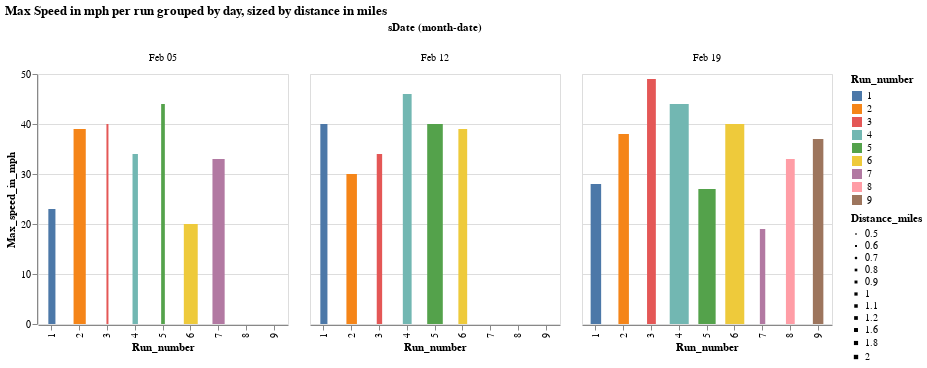

The notebook cell this image was saved under:
### Code cell
alt.Chart(df).mark_bar().encode(
    x="Run_number:O",
    y='Max_speed_in_mph:Q',
    column='monthdate(sDate):N',
    color='Run_number:N', size='Distance_miles:O',
    tooltip = ['sDate', 'Run_number', 'Distance_miles','Max_speed_in_mph'],
).properties(width=250, height=250, title="Max Speed in mph per run grouped by day, sized by distance in miles").interactive()

### Figure 1 — Vega-Lite specification as saved in the notebook (floating-point values rounded to 4 significant figures)
{"config": {"view": {"continuousWidth": 400, "continuousHeight": 300}}, "data": {"name": "data-0e0751e05bee03397e04ca1bd138d4cf"}, "mark": "bar", "encoding": {"color": {"field": "Run_number", "type": "nominal"}, "column": {"field": "sDate", "timeUnit": "monthdate", "type": "nominal"}, "size": {"field": "Distance_miles", "type": "ordinal"}, "tooltip": [{"field": "sDate", "type": "nominal"}, {"field": "Run_number", "type": "quantitative"}, {"field": "Distance_miles", "type": "quantitative"}, {"field": "Max_speed_in_mph", "type": "quantitative"}], "x": {"field": "Run_number", "type": "ordinal"}, "y": {"field": "Max_speed_in_mph", "type": "quantitative"}}, "height": 250, "selection": {"selector030": {"type": "interval", "bind": "scales", "encodings": ["x", "y"]}}, "title": "Max Speed in mph per run grouped by day, sized by distance in miles", "width": 250, "$schema": "https://vega.github.io/schema/vega-lite/v4.17.0.json", "datasets": {"data-0e0751e05bee03397e04ca1bd138d4cf": [{"Date": "2022-02-05T00:00:00", "Run_number": 1, "Vertical_feet_per_run": 450, "Distance_miles": 0.8, "Max_speed_in_mph": 23, "sDate": "05 Feb 2022", "sno": 0, "img": "https://raw.githubusercontent.com/sushmaakoju/skiing-data-visualization/main/skiing-img.png"}, {"Date": "2022-02-05T00:00:00", "Run_number": 2, "Vertical_feet_per_run": 500, "Distance_miles": 1.1, "Max_speed_in_mph": 39, "sDate": "05 Feb 2022", "sno": 1, "img": "https://raw.githubusercontent.com/sushmaakoju/skiing-data-visualization/main/skiing-img.png"}, {"Date": "2022-02-05T00:00:00", "Run_number": 3, "Vertical_feet_per_run": 260, "Distance_miles": 0.5, "Max_speed_in_mph": 40, "sDate": "05 Feb 2022", "sno": 2, "img": "https://raw.githubusercontent.com/sushmaakoju/skiing-data-visualization/main/skiing-img.png"}, {"Date": "2022-02-05T00:00:00", "Run_number": 4, "Vertical_feet_per_run": 300, "Distance_miles": 0.7, "Max_speed_in_mph": 34, "sDate": "05 Feb 2022", "sno": 3, "img": "https://raw.githubusercontent.com/sushmaakoju/skiing-data-visualization/main/skiing-img.png"}, {"Date": "2022-02-05T00:00:00", "Run_number": 5, "Vertical_feet_per_run": 200, "Distance_miles": 0.6, "Max_speed_in_mph": 44, "sDate": "05 Feb 2022", "sno": 4, "img": "https://raw.githubusercontent.com/sushmaakoju/skiing-data-visualization/main/skiing-img.png"}, {"Date": "2022-02-05T00:00:00", "Run_number": 6, "Vertical_feet_per_run": 260, "Distance_miles": 1.2, "Max_speed_in_mph": 20, "sDate": "05 Feb 2022", "sno": 5, "img": "https://raw.githubusercontent.com/sushmaakoju/skiing-data-visualization/main/skiing-img.png"}, {"Date": "2022-02-05T00:00:00", "Run_number": 7, "Vertical_feet_per_run": 500, "Distance_miles": 1.1, "Max_speed_in_mph": 33, "sDate": "05 Feb 2022", "sno": 6, "img": "https://raw.githubusercontent.com/sushmaakoju/skiing-data-visualization/main/skiing-img.png"}, {"Date": "2022-02-12T00:00:00", "Run_number": 1, "Vertical_feet_per_run": 400, "Distance_miles": 0.8, "Max_speed_in_mph": 40, "sDate": "12 Feb 2022", "sno": 7, "img": "https://raw.githubusercontent.com/sushmaakoju/skiing-data-visualization/main/skiing-img.png"}, {"Date": "2022-02-12T00:00:00", "Run_number": 2, "Vertical_feet_per_run": 700, "Distance_miles": 1.0, "Max_speed_in_mph": 30, "sDate": "12 Feb 2022", "sno": 8, "img": "https://raw.githubusercontent.com/sushmaakoju/skiing-data-visualization/main/skiing-img.png"}, {"Date": "2022-02-12T00:00:00", "Run_number": 3, "Vertical_feet_per_run": 210, "Distance_miles": 0.7, "Max_speed_in_mph": 34, "sDate": "12 Feb 2022", "sno": 9, "img": "https://raw.githubusercontent.com/sushmaakoju/skiing-data-visualization/main/skiing-img.png"}, {"Date": "2022-02-12T00:00:00", "Run_number": 4, "Vertical_feet_per_run": 300, "Distance_miles": 0.9, "Max_speed_in_mph": 46, "sDate": "12 Feb 2022", "sno": 10, "img": "https://raw.githubusercontent.com/sushmaakoju/skiing-data-visualization/main/skiing-img.png"}, {"Date": "2022-02-12T00:00:00", "Run_number": 5, "Vertical_feet_per_run": 405, "Distance_miles": 1.6, "Max_speed_in_mph": 40, "sDate": "12 Feb 2022", "sno": 11, "img": "https://raw.githubusercontent.com/sushmaakoju/skiing-data-visualization/main/skiing-img.png"}, {"Date": "2022-02-12T00:00:00", "Run_number": 6, "Vertical_feet_per_run": 340, "Distance_miles": 0.9, "Max_speed_in_mph": 39, "sDate": "12 Feb 2022", "sno": 12, "img": "https://raw.githubusercontent.com/sushmaakoju/skiing-data-visualization/main/skiing-img.png"}, {"Date": "2022-02-19T00:00:00", "Run_number": 1, "Vertical_feet_per_run": 200, "Distance_miles": 1.0, "Max_speed_in_mph": 28, "sDate": "19 Feb 2022", "sno": 13, "img": "https://raw.githubusercontent.com/sushmaakoju/skiing-data-visualization/main/skiing-img.png"}, {"Date": "2022-02-19T00:00:00", "Run_number": 2, "Vertical_feet_per_run": 400, "Distance_miles": 1.0, "Max_speed_in_mph": 38, "sDate": "19 Feb 2022", "sno": 14, "img": "https://raw.githubusercontent.com/sushmaakoju/skiing-data-visualization/main/skiing-img.png"}, {"Date": "2022-02-19T00:00:00", "Run_number": 3, "Vertical_feet_per_run": 250, "Distance_miles": 0.9, "Max_speed_in_mph": 49, "sDate": "19 Feb 2022", "sno": 15, "img": "https://raw.githubusercontent.com/sushmaakoju/skiing-data-visualization/main/skiing-img.png"}, {"Date": "2022-02-19T00:00:00", "Run_number": 4, "Vertical_feet_per_run": 600, "Distance_miles": 2.0, "Max_speed_in_mph": 44, "sDate": "19 Feb 2022", "sno": 16, "img": "https://raw.githubusercontent.com/sushmaakoju/skiing-data-visualization/main/skiing-img.png"}, {"Date": "2022-02-19T00:00:00", "Run_number": 5, "Vertical_feet_per_run": 1000, "Distance_miles": 1.8, "Max_speed_in_mph": 27, "sDate": "19 Feb 2022", "sno": 17, "img": "https://raw.githubusercontent.com/sushmaakoju/skiing-data-visualization/main/skiing-img.png"}, {"Date": "2022-02-19T00:00:00", "Run_number": 6, "Vertical_feet_per_run": 600, "Distance_miles": 2.0, "Max_speed_in_mph": 40, "sDate": "19 Feb 2022", "sno": 18, "img": "https://raw.githubusercontent.com/sushmaakoju/skiing-data-visualization/main/skiing-img.png"}, {"Date": "2022-02-19T00:00:00", "Run_number": 7, "Vertical_feet_per_run": 200, "Distance_miles": 0.7, "Max_speed_in_mph": 19, "sDate": "19 Feb 2022", "sno": 19, "img": "https://raw.githubusercontent.com/sushmaakoju/skiing-data-visualization/main/skiing-img.png"}, {"Date": "2022-02-19T00:00:00", "Run_number": 8, "Vertical_feet_per_run": 250, "Distance_miles": 0.9, "Max_speed_in_mph": 33, "sDate": "19 Feb 2022", "sno": 20, "img": "https://raw.githubusercontent.com/sushmaakoju/skiing-data-visualization/main/skiing-img.png"}, {"Date": "2022-02-19T00:00:00", "Run_number": 9, "Vertical_feet_per_run": 450, "Distance_miles": 1.0, "Max_speed_in_mph": 37, "sDate": "19 Feb 2022", "sno": 21, "img": "https://raw.githubusercontent.com/sushmaakoju/skiing-data-visualization/main/skiing-img.png"}]}}
